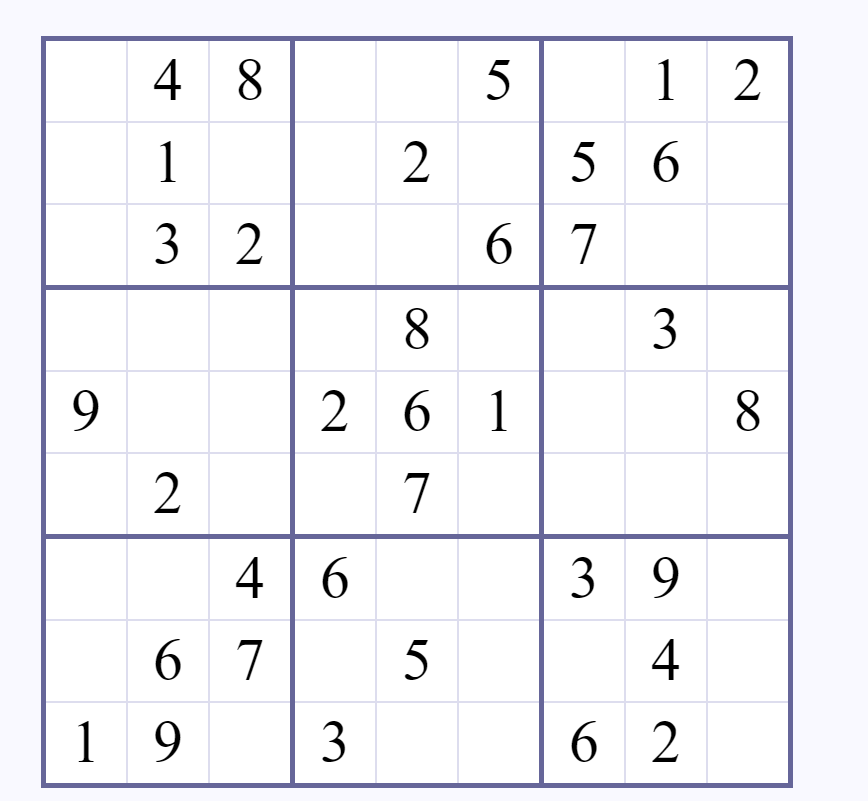
#> input picture sudoku.png, 868 x 801 px
$ python read_static_image.py
#> lines starting #> are read from the running program, lines starting #| are printed output that depends on the picture; after the words box and inside, x2 and y2 are one past the last pixel; in counts of white or black regions, pixels touching at a corner belong together
import cv2
import numpy as np

# preprocess image
img = cv2.imread('sudoku.png')
#> img is the input picture: shape (801, 868, 3); mean B, G, R 246.5, 242.8, 242.8
gray = cv2.cvtColor(img,cv2.COLOR_BGR2GRAY)
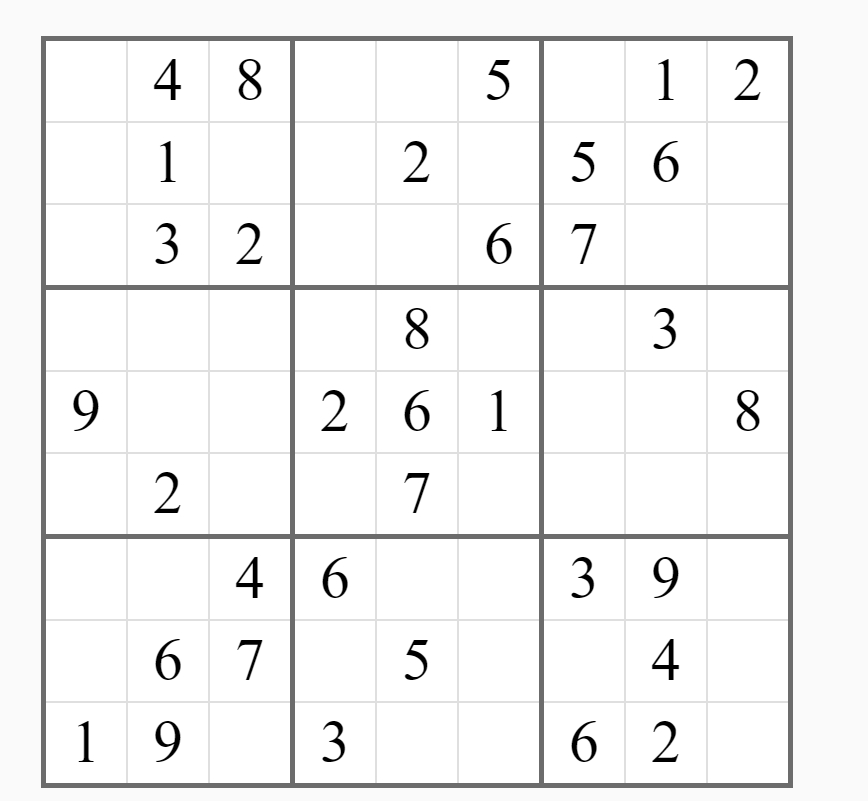
#> gray: shape (801, 868); min 0, max 255, mean 243.3
blur = cv2.GaussianBlur(gray,(5,5),0)
canny = cv2.Canny(blur,50,50)
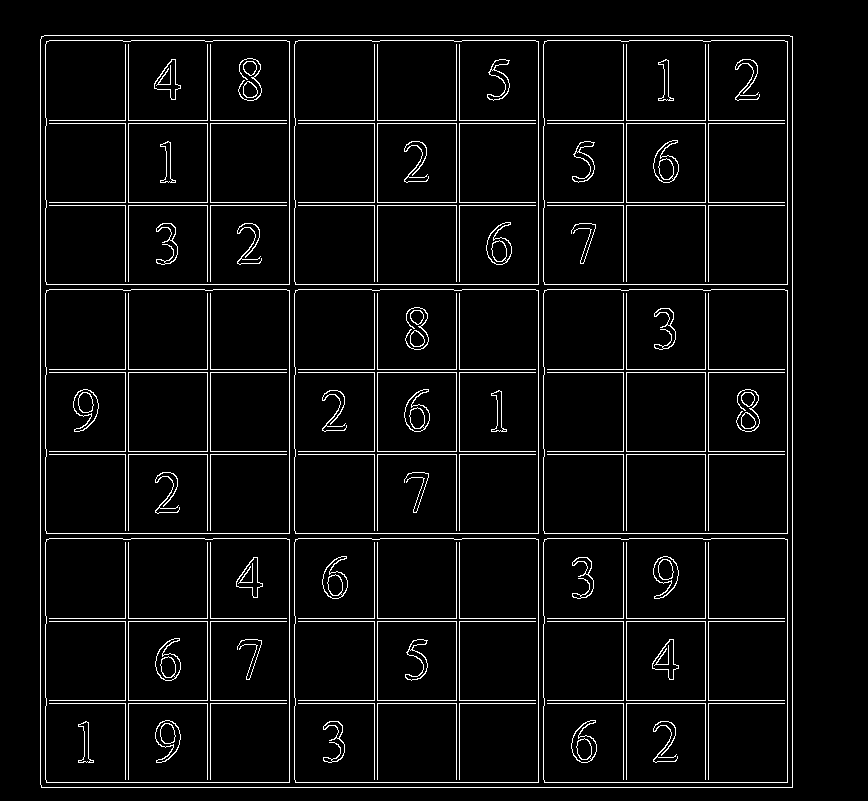
#> canny: shape (801, 868); 5.1% white in thin lines or dots, all inside (x1, y1, x2, y2) = (40, 35, 793, 788)
img_copy = img.copy()

contours, hierarchy = cv2.findContours(canny, cv2.RETR_EXTERNAL, cv2.CHAIN_APPROX_SIMPLE)
#> contours = 1 contour; box (x1, y1, x2, y2) and area: (40, 35, 793, 788) 565493


# get outer bounds of board
for cnt in contours:
    area = cv2.contourArea(cnt)
    if area > 60000:
        cv2.drawContours(img_copy, [cnt], -1, (0,255,0), 2)
#> this loop made 1 pass
#> area on pass 1: 565493
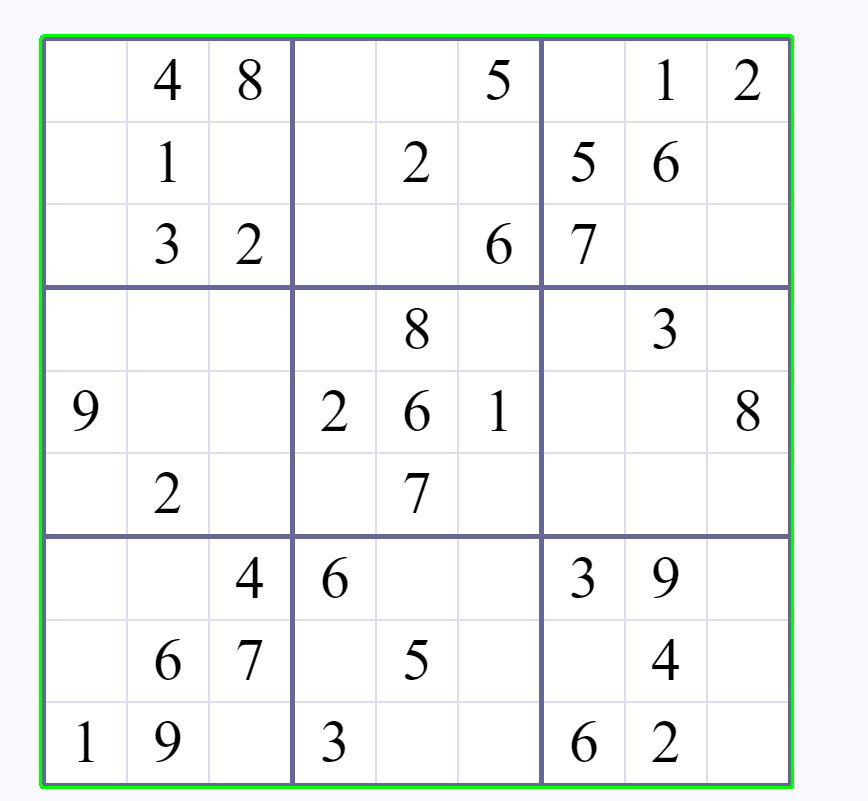
#> img_copy: shape (801, 868, 3); 1.3% of pixels changed, all inside (x1, y1, x2, y2) = (39, 34, 794, 789)
